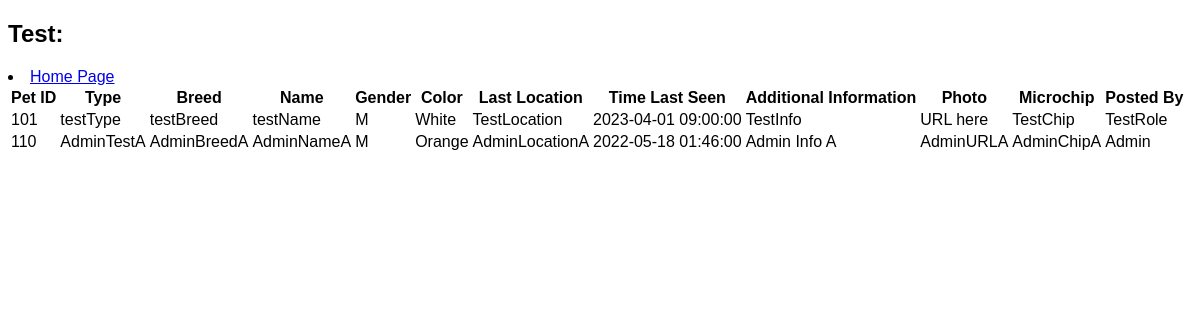
The app's page /Lost.php with its own data.
### tables this page shows
CREATE TABLE `lost_pets` (
  `lost_pets_id` int(11) NOT NULL,
  `Type` varchar(25) NOT NULL,
  `Breed` varchar(25) NOT NULL,
  `Name` varchar(25) NOT NULL,
  `Gender` char(1) NOT NULL,
  `Color` varchar(25) NOT NULL,
  `Last_Location` varchar(40) NOT NULL,
  `DateTime_LastSeen` datetime NOT NULL,
  `Additional_Information` varchar(1000) NOT NULL,
  `Upload_Photo` varchar(1000) NOT NULL,
  `Roles_Lost_Pets` varchar(25) NOT NULL,
  `Microchip` varchar(25) NOT NULL
);

### Lost.php (the view, shortened to what this page needs)
<!DOCTYPE html>
<html lang="en">
<head>
</head>
<body>
	<h2>Test:</h2>
	<li><a href="Home.php">Home Page</a></li>
	<?php
	require_once 'Config.php';
	$sql = "SELECT * FROM lost_pets";
	if($result = $mysqli->query($sql)){
		if($result->num_rows < 1){
			echo '<div class="alert alert-danger"><em>No records were found.</em></div>';
		} else {
			echo '<table>';
                echo "<thead>";
                  echo "<tr>";
                    echo '<th>Pet ID</th>';
                    echo "<th>Type</th>";
                    echo "<th>Breed</th>";
                    echo "<th>Name</th>";
                    echo "<th>Gender</th>";
                    echo "<th>Color</th>";
                    echo "<th>Last Location</th>";
                    echo "<th>Time Last Seen</th>";
                    echo "<th>Additional Information</th>";
                    echo "<th>Photo</th>";
                    echo "<th>Microchip</th>";
                    echo "<th>Posted By</th>";
                  echo "</tr>";
                echo "</thead>";
				echo "<tbody>";
					while($row = $result -> fetch_array()){
						echo "<tr>";
							echo "<td>". $row['lost_pets_id']. "</td>";
							echo "<td>". $row['Type']. "</td>";
							echo "<td>". $row['Breed']. "</td>";
							echo "<td>". $row['Name']. "</td>";
							echo "<td>". $row['Gender']. "</td>";
							echo "<td>". $row['Color']. "</td>";
							echo "<td>". $row['Last_Location']. "</td>";
							echo "<td>". $row['DateTime_LastSeen']. "</td>";
							echo "<td>". $row['Additional_Information']. "</td>";
							echo "<td>". $row['Upload_Photo']. "</td>";
							echo "<td>". $row['Microchip']. "</td>";
							echo "<td>". $row['Roles_Lost_Pets']. "</td>";
						echo "</tr>";
					}
				echo "</tbody>";
			echo "</table>";
		}
	} else {
		echo "Oops! Something went wrong. Please try again later.";
	}
	?>
</body>

### Lost.php (style rules this page uses)
body { margin: 5; background-color: #FFFFFF; font-family: 'Trebuchet MS', 'Lucida Sans Unicode', 'Lucida Grande', 'Lucida Sans', Arial, sans-serif; }

### records on screen
lost_pets: lost_pets_id "101", Type "testType", Breed "testBreed", Name "testName", Gender "M", Color "White", Last_Location "TestLocation", DateTime_LastSeen "2023-04-01 09:00:00", Additional_Information "TestInfo", Upload_Photo "URL here", Microchip "TestChip", Roles_Lost_Pets "TestRole"
lost_pets: lost_pets_id "110", Type "AdminTestA", Breed "AdminBreedA", Name "AdminNameA", Gender "M", Color "Orange", Last_Location "AdminLocationA", DateTime_LastSeen "2022-05-18 01:46:00", Additional_Information "Admin Info A", Upload_Photo "AdminURLA", Microchip "AdminChipA", Roles_Lost_Pets "Admin"
